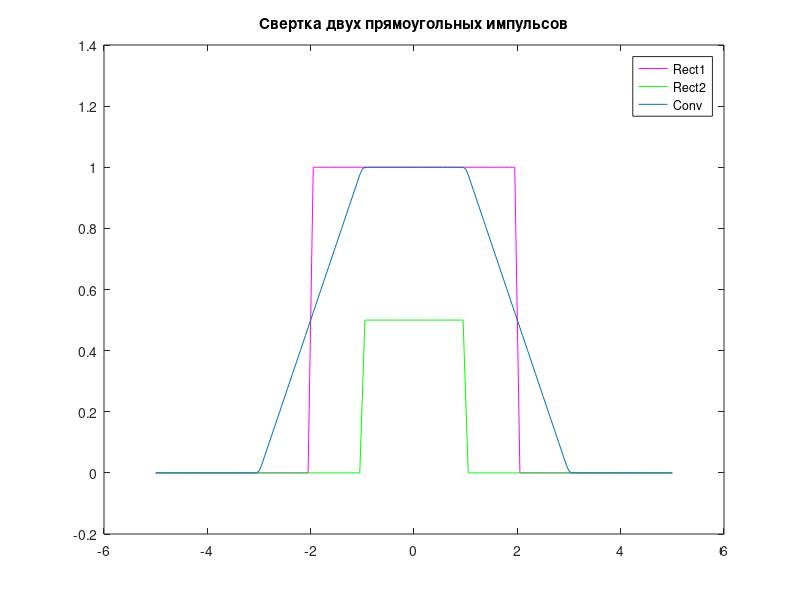
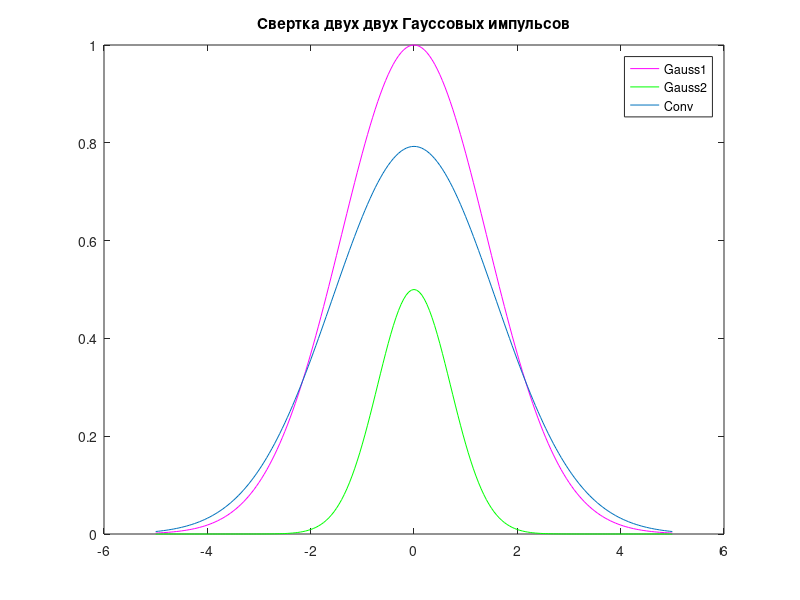
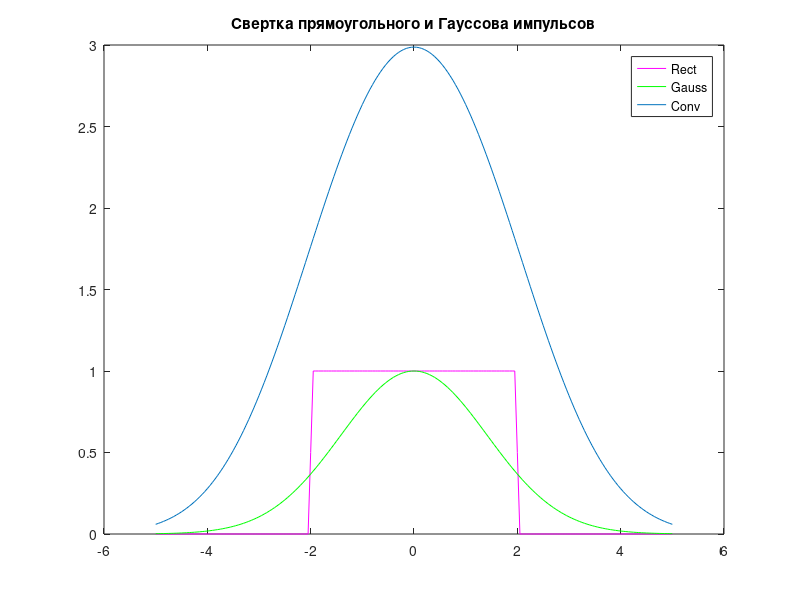

MATLAB code to generate these figures, in order:
function lab_03()
T = 2.0;
A = 1.0;
sigma = 2.0;

mult = 5;
step = 0.05;
t = -mult:step:mult;

function y = rect_impulse(x,T,A)
    y = zeros(size(x));
    y(abs(x) - T < 0) = A;
    y(abs(x) == T) = A/2;
end

function y = gauss_impulse(x,A,s)
	y = A * exp(-(x/s).^2);
end

x1 = [rect_impulse(t,T,A) zeros(1,length(t))];
x2 = [gauss_impulse(t,A,sigma) zeros(1,length(t))];
x3 = [rect_impulse(t,T/2,A/2) zeros(1,length(t))];
x4 = [gauss_impulse(t,A/2,sigma/2) zeros(1,length(t))];

y1 = ifft(fft(x1).*fft(x2))*step;
y2 = ifft(fft(x1).*fft(x3))*step;
y3 = ifft(fft(x2).*fft(x4))*step;


start = fix((length(y1)-length(t))/2);
y1 = y1(start+1:start+length(t));
y2 = y2(start+1:start+length(t));
y3 = y3(start+1:start+length(t));

figure(1)
plot(t,x1(1:201),'m',t,x3(1:201),'g',t,y2);
title('Свертка двух прямоугольных импульсов');
legend('Rect1','Rect2','Conv');

figure(2)
plot(t,x2(1:201),'m',t,x4(1:201),'g',t,y3);
title('Свертка двух двух Гауссовых импульсов');
legend('Gauss1','Gauss2','Conv');

figure(3)
plot(t,x1(1:201),'m',t,x2(1:201),'g',t,y1);
title('Свертка прямоугольного и Гауссова импульсов');
legend('Rect','Gauss','Conv');

end